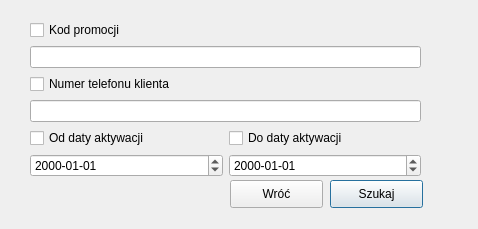
<?xml version="1.0" encoding="UTF-8"?>
<ui version="4.0">
 <class>szukajAktywnejPromocji</class>
 <widget class="QDialog" name="szukajAktywnejPromocji">
  <property name="geometry">
   <rect>
    <x>0</x>
    <y>0</y>
    <width>478</width>
    <height>229</height>
   </rect>
  </property>
  <property name="windowTitle">
   <string>Dialog</string>
  </property>
  <widget class="QWidget" name="gridLayoutWidget">
   <property name="geometry">
    <rect>
     <x>30</x>
     <y>20</y>
     <width>391</width>
     <height>158</height>
    </rect>
   </property>
   <layout class="QGridLayout" name="gridLayout">
    <item row="4" column="0" colspan="2">
     <widget class="QLineEdit" name="NumerLineEdit"/>
    </item>
    <item row="6" column="0">
     <widget class="QCheckBox" name="odCheckBox">
      <property name="text">
       <string>Od daty aktywacji</string>
      </property>
     </widget>
    </item>
    <item row="3" column="0" colspan="2">
     <widget class="QCheckBox" name="numerCheckBox">
      <property name="text">
       <string>Numer telefonu klienta</string>
      </property>
     </widget>
    </item>
    <item row="6" column="1">
     <widget class="QCheckBox" name="DocheckBox">
      <property name="text">
       <string>Do daty aktywacji</string>
      </property>
     </widget>
    </item>
    <item row="1" column="0" colspan="2">
     <widget class="QCheckBox" name="kodPromocji">
      <property name="text">
       <string>Kod promocji</string>
      </property>
     </widget>
    </item>
    <item row="7" column="1">
     <widget class="QDateEdit" name="doDateEdit">
      <property name="displayFormat">
       <string>yyyy-MM-dd</string>
      </property>
     </widget>
    </item>
    <item row="7" column="0">
     <widget class="QDateEdit" name="odDateEdit">
      <property name="displayFormat">
       <string>yyyy-MM-dd</string>
      </property>
     </widget>
    </item>
    <item row="2" column="0" colspan="2">
     <widget class="QLineEdit" name="lineEdit"/>
    </item>
   </layout>
  </widget>
  <widget class="QPushButton" name="szukajButton">
   <property name="geometry">
    <rect>
     <x>330</x>
     <y>180</y>
     <width>93</width>
     <height>28</height>
    </rect>
   </property>
   <property name="text">
    <string>Szukaj</string>
   </property>
  </widget>
  <widget class="QPushButton" name="wrocButton">
   <property name="geometry">
    <rect>
     <x>230</x>
     <y>180</y>
     <width>93</width>
     <height>28</height>
    </rect>
   </property>
   <property name="text">
    <string>Wróć</string>
   </property>
  </widget>
 </widget>
 <resources/>
 <connections/>
</ui>
